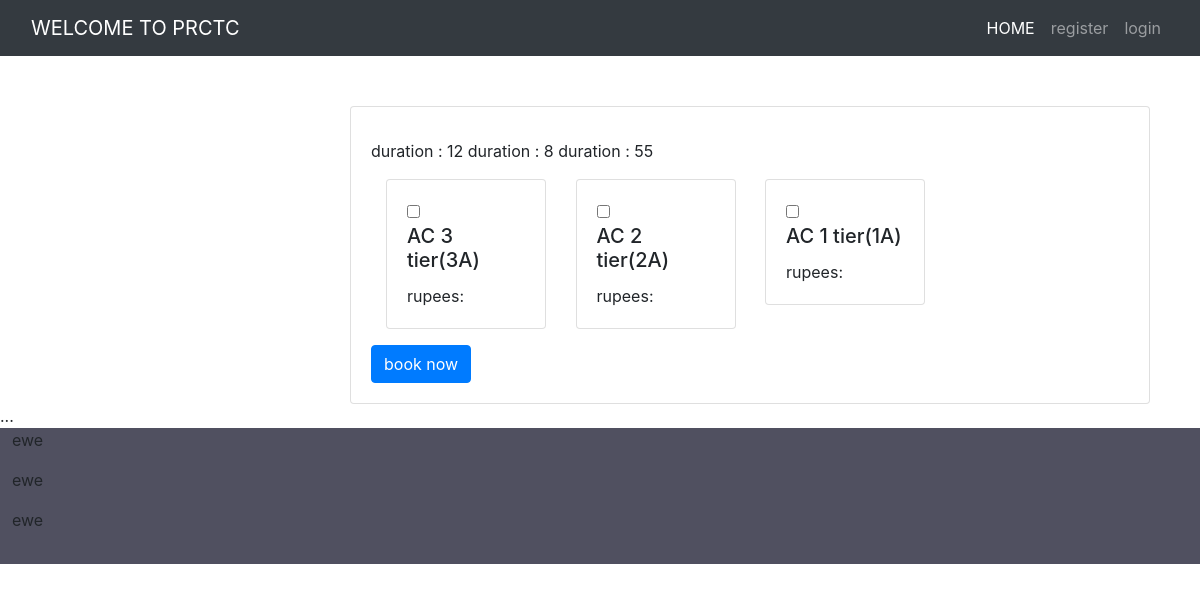
Page /eticket/search-result/ on the earlier database version.
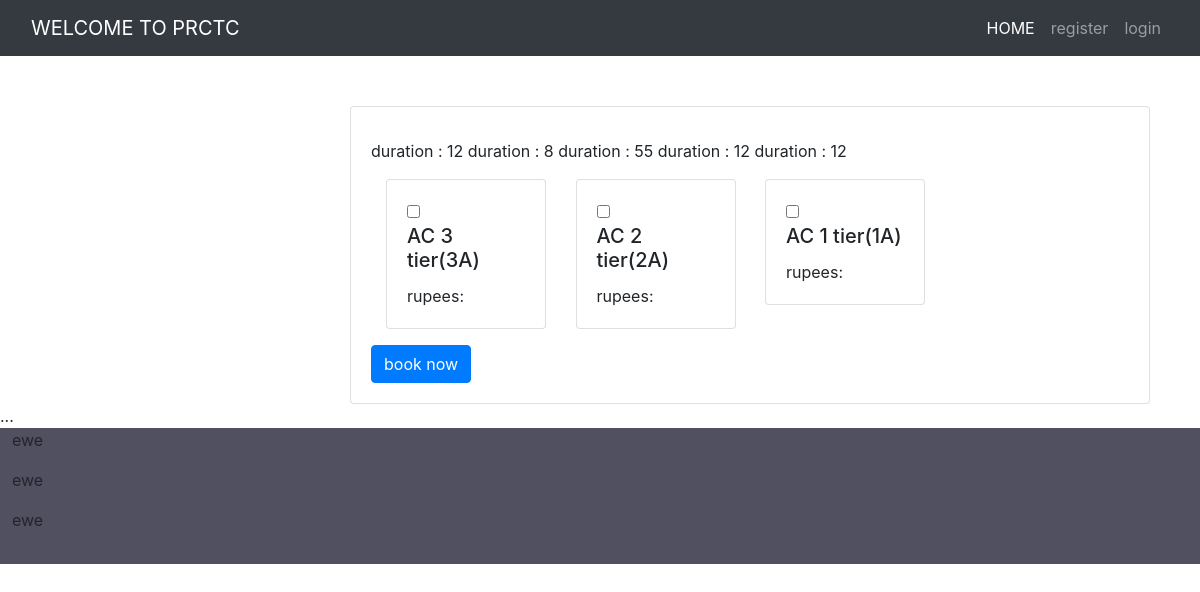
Same page on the later database version.
### train/models.py (models this page shows, shortened)
class Trains(models.Model):
	trainname = models.CharField(max_length=200)
	trainnumber = models.IntegerField()
	station = models.ManyToManyField(Stations)
	source = models.ForeignKey(Stations,on_delete=models.CASCADE,related_name="source")
	destination = models.ForeignKey(Stations,on_delete=models.CASCADE,related_name="destination")
	arrivaltime = models.CharField(max_length=100)
	departuretime = models.CharField(max_length=100)
	runningdays = models.CharField(max_length=50)
	duration = models.IntegerField()
	trainclass = models.CharField(max_length=50)
	birth = models.CharField(max_length=50)
	availableseats = models.IntegerField()

### eticket/views.py (the view)
# urls.py: path("search-result/", views.srch , name="search_result"),
def srch(request):
	trains = Trains.objects.all()
	station = Stations.objects.all()
	a = request.GET.get('source')
	b = request.GET.get('destination')
	return render(request, "eticket/search_result.html",{'station':station,'trains':trains,'a':a,'b':b})

### template/eticket/search_result.html (shortened to what this page needs)
{% extends 'base.html' %}
{% block content %}
<div class="card" style="width: 50rem; margin-left: 350px; margin-bottom:auto; margin-top: 50px ">
  <div class="card-body">
  {% for t in trains %}
    duration : {{ t.duration }}
  {% endfor %}
  <p class="card-text">
<div class="container">
	<div class="row">
		<div class='col-3 my-17' >
			<div class="card" style="width: 10rem;">
				<div class="card-body">
        <input type="checkbox"/>
					<h5 class="card-title">AC 3 tier(3A)</h5>
					<p class="card-text">rupees:</p>
				</div>
			</div>
		</div>
		<div class='col-3 my-17' >
        <div class="card" style="width: 10rem;">
        <div class="card-body">
        <input type="checkbox"/>
					<h5 class="card-title">AC 2 tier(2A)</h5>
					<p class="card-text">rupees:</p>
				</div>
            </div>
        </div>
        <div class='col-3 my-17' >
        	<div class="card" style="width: 10rem;">
        		<div class="card-body">
        <input type="checkbox"/>
        			<h5 class="card-title">AC 1 tier(1A)</h5>
        			<p class="card-text">rupees:</p>
        		</div>
            </div>
        </div>
    </div>
</div>
</p>
<button type="button" class="btn btn-primary" data-bs-toggle="modal" data-bs-target="#exampleModal">
  book now
</button>
  </div>
</div>
...</br>
{% endblock content %}

### template/base.html (shortened to what this page needs)
<!DOCTYPE html>
<html lang="en">
<head>
    {% include 'template_blocks/head_css.html'%}
</head>
<body class="bod">
    {% include 'template_blocks/navbar.html' %}
    {% block content %}
    {% endblock content %}
    {% include 'template_blocks/fotter.html' %}
</body>
</html>

### template/template_blocks/head_css.html (shortened to what this page needs)
<head>
       <link
    rel="stylesheet"
    href="https://cdnjs.cloudflare.com/ajax/libs/animate.css/4.1.1/animate.min.css"
  />
    <link href="https://cdn.jsdelivr.net/npm/bootstrap@5.0.0-beta2/dist/css/bootstrap.min.css" rel="stylesheet">
    <link rel="stylesheet" href="https://maxcdn.bootstrapcdn.com/bootstrap/4.0.0/css/bootstrap.min.css">
    <link rel="stylesheet" href="https://cdnjs.cloudflare.com/ajax/libs/font-awesome/5.15.2/css/all.min.css">
</head>

### template/template_blocks/navbar.html (shortened to what this page needs)
<nav class="navbar navbar-expand-lg navbar-dark  bg-dark">
  <div class="container-fluid">
    <a class="navbar-brand" href="/">WELCOME TO PRCTC</a>
      <div class="collapse navbar-collapse" id="navbarSupportedContent">
        <ul class="navbar-nav ms-auto mb-2 mb-lg-0">
          <li class="nav-item">
            <a class="nav-link active" aria-current="page" href="{% url 'eticket:home' %}">HOME</a>
          </li>
          {% if request.user.is_authenticated %}
          <li class="nav-item">
            <a class="nav-link" href="{% url 'account:logout' %}">Logout</a>
             </li>
            <li class="nav-item">
              <a class="nav-link" href="{% url 'eticket:user-account' %}">Account</a>
            </li>
         <!--
          {% if request.user.is_superuser %}
          <li class="nav-item">
            <a class="nav-link" href="{% url 'account:register' %}">admin details</a>
          </li>
          {% endif %} -->
          {% else %}
          <li class="nav-item">
            <a class="nav-link" href="{% url 'account:register' %}">register</a>
           </li>
          <li class="nav-item">
            <a class="nav-link" href="{% url 'account:login' %}">login</a>
          </li>
          {% endif %}
        </ul>
      </div>
    </div>
  </nav>

### template/template_blocks/fotter.html
<div class="contianer" style="background-color: #505060">
	<div class="row">
		<ul>
		<div class="col-12">
<p>ewe</p>
<p>ewe</p>
<p>ewe</p>
</div>
</div>
</div>

Differences in the rows shown:
added Trains: duration "12"
added Trains: duration "12"
